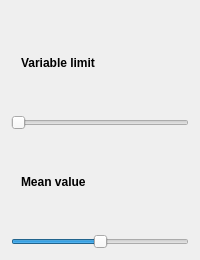
                <widget class="QWidget" name="noise">
                 <layout class="QVBoxLayout" name="verticalLayout_27">
                  <item>
                   <layout class="QVBoxLayout" name="noiseLayout">
                    <property name="spacing">
                     <number>45</number>
                    </property>
                    <property name="topMargin">
                     <number>45</number>
                    </property>
                    <item>
                     <widget class="QLabel" name="label_8">
                      <property name="font">
                       <font>
                        <family>Segoe UI</family>
                        <pointsize>9</pointsize>
                        <bold>true</bold>
                       </font>
                      </property>
                      <property name="text">
                       <string>Variable limit</string>
                      </property>
                      <property name="indent">
                       <number>10</number>
                      </property>
                     </widget>
                    </item>
                    <item>
                     <widget class="QSlider" name="var_limit">
                      <property name="layoutDirection">
                       <enum>Qt::LeftToRight</enum>
                      </property>
                      <property name="autoFillBackground">
                       <bool>false</bool>
                      </property>
                      <property name="styleSheet">
                       <string notr="true"/>
                      </property>
                      <property name="maximum">
                       <number>500</number>
                      </property>
                      <property name="pageStep">
                       <number>1</number>
                      </property>
                      <property name="value">
                       <number>0</number>
                      </property>
                      <property name="orientation">
                       <enum>Qt::Horizontal</enum>
                      </property>
                      <property name="invertedAppearance">
                       <bool>false</bool>
                      </property>
                      <property name="invertedControls">
                       <bool>false</bool>
                      </property>
                     </widget>
                    </item>
                    <item>
                     <widget class="QLabel" name="label_11">
                      <property name="font">
                       <font>
                        <family>Segoe UI</family>
                        <pointsize>9</pointsize>
                        <bold>true</bold>
                       </font>
                      </property>
                      <property name="text">
                       <string>Mean value</string>
                      </property>
                      <property name="indent">
                       <number>10</number>
                      </property>
                     </widget>
                    </item>
                    <item>
                     <widget class="QSlider" name="mean_value">
                      <property name="minimum">
                       <number>-100</number>
                      </property>
                      <property name="maximum">
                       <number>100</number>
                      </property>
                      <property name="orientation">
                       <enum>Qt::Horizontal</enum>
                      </property>
                     </widget>
                    </item>
                   </layout>
                  </item>
                 </layout>
                </widget>
